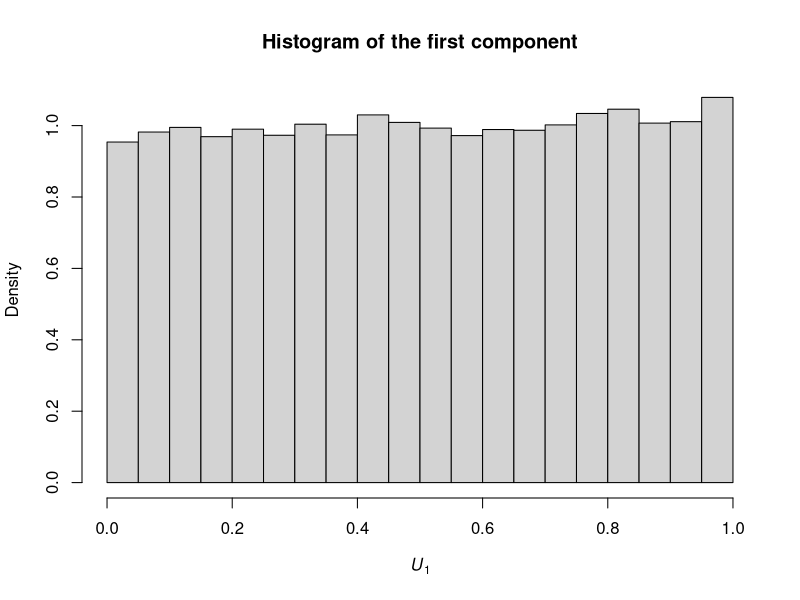
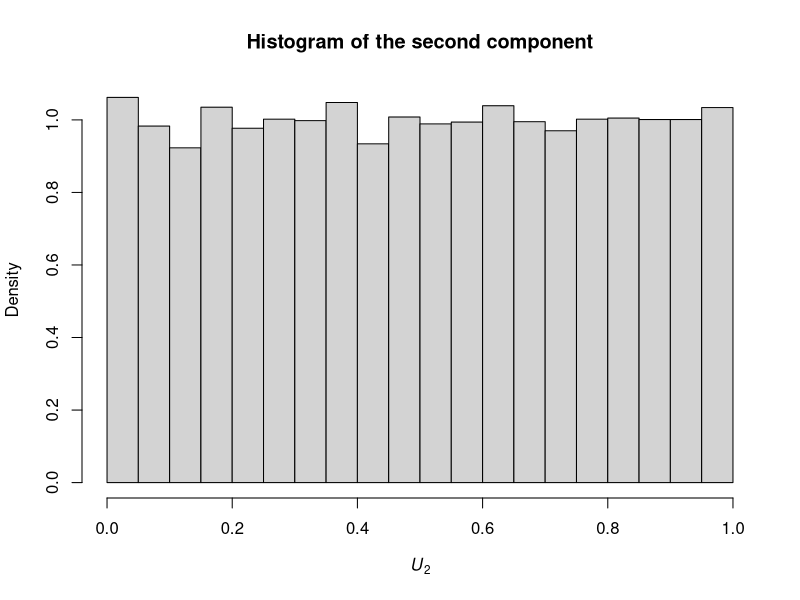
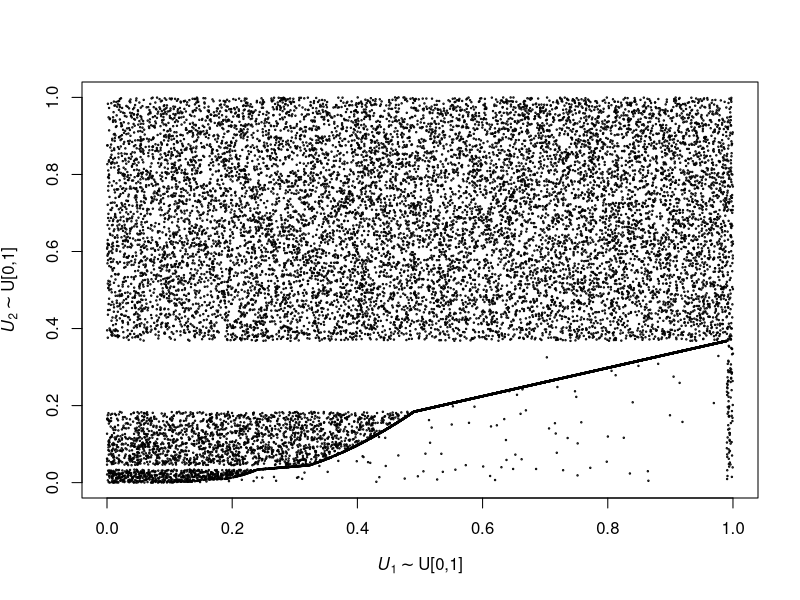
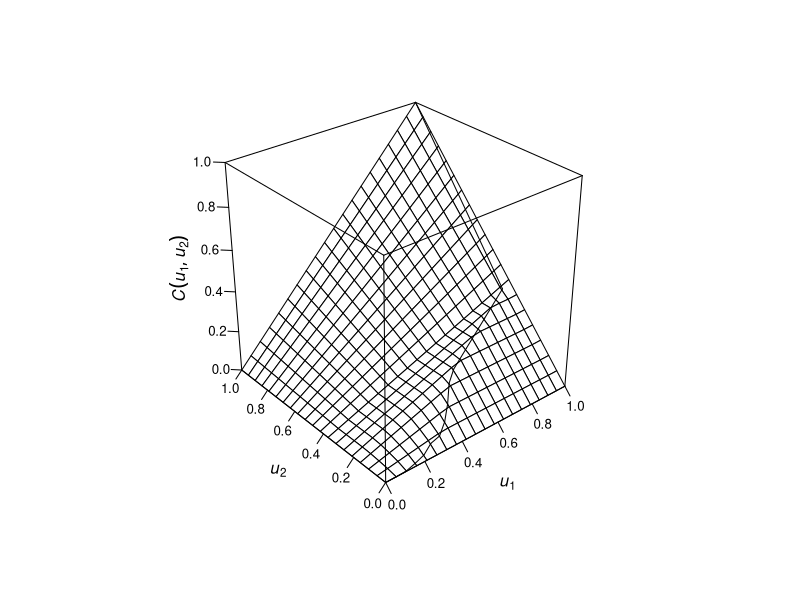
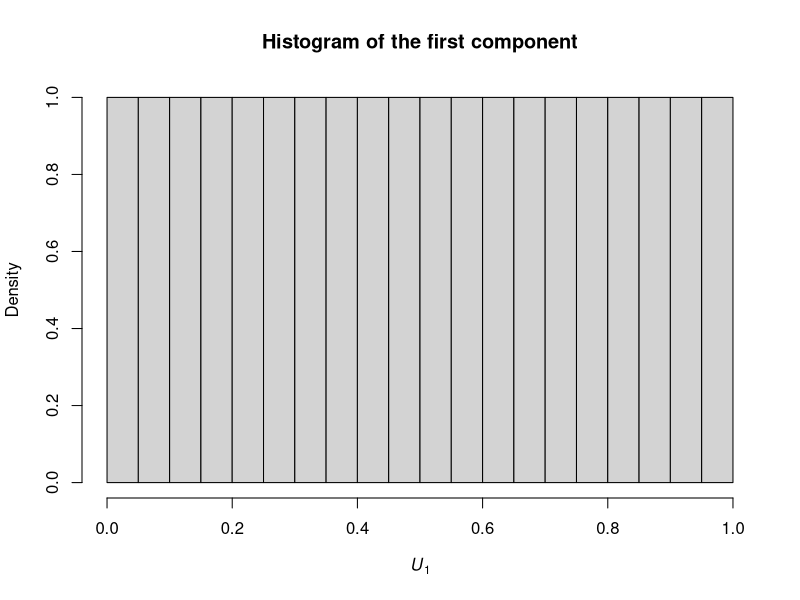
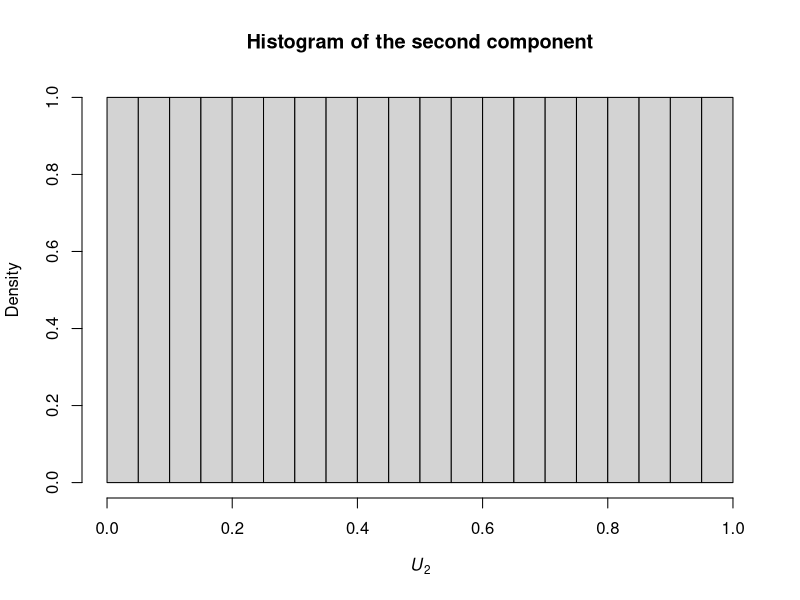
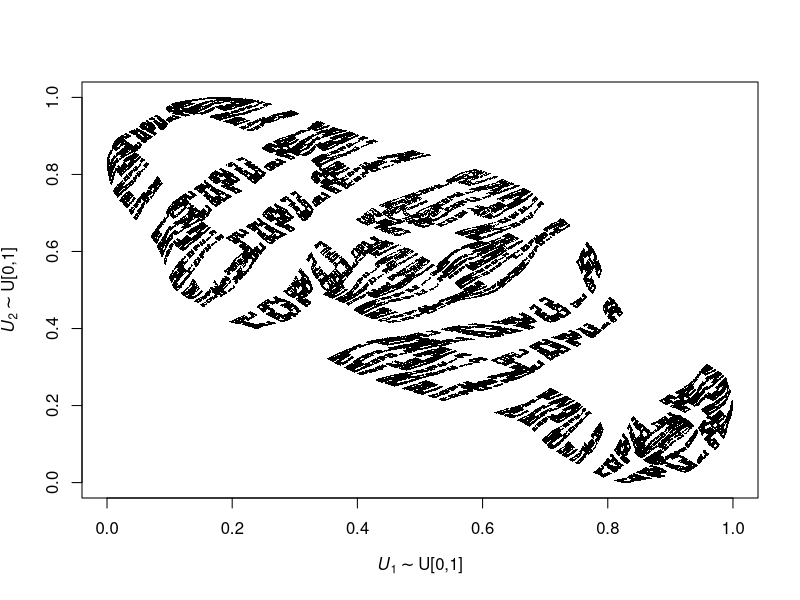

R code for these plots, in order:
require(lattice)

### 1) Example from Marius Hofert and Frederik Vrins ###########################

## Lambda and its inverse
Lambda <- function(t) pmax(log(t), 0)
LambdaInv <- function(t) ifelse(t == 0, 0, exp(t))

## M and its inverse (for M_i)
M1 <- function(t) 0.01*t
M1Inv <- function(t) t/0.01
M2 <- function(t){
    f <- function(t.){
	ct <- ceiling(t.)
	if(ct %% 2) t.-(ct-1)/2 else ct/2
    }
    unlist(lapply(t, f))
}
M2Inv <- function(t){
    f <- function(t.){
        if(t. == 0) return(0)
        t. + ceiling(t) - 1
    }
    unlist(lapply(t, f))
}

## S and its inverse (for S_i)
S1 <- function(t, H) exp(-(M1(t) + Lambda(t)*(1-exp(-H))))
S1Inv <- function(u, H, upper=1e6) unlist(lapply(u, function(u.)
    uniroot(function(x) S1(x,H=H)-u., interval=c(0, upper))$root))
S2 <- function(t, H) exp(-(M2(t) + Lambda(t)*(1-exp(-H))))
S2Inv <- function(u, H, upper=1e6) unlist(lapply(u, function(u.)
    uniroot(function(x) S2(x,H=H)-u., interval=c(0, upper))$root))

## wrappers for p_1 and p_2 and their inverses
p <- function(t, k, H, I, p1, p2){
    if((lI <- length(I)) == 0){
        stop("error in p")
    }else if(lI==1){
        if(I==1) p1(t, k=k, H=H) else p2(t, k=k, H=H)
    }else{ # lI == 2
        c(p1(t, k=k, H=H), p2(t, k=k, H=H))
    }
}
pInv <- function(u, k, H, I, p1Inv, p2Inv){
    if((lI <- length(I)) == 0){
        stop("error in pInv")
    }else if(lI==1){
        if(I==1) p1Inv(u, k=k, H=H) else p2Inv(u, k=k, H=H)
    }else{ # lI == 2
        c(p1Inv(u[1], k=k, H=H), p2Inv(u[2], k=k, H=H))
    }
}

## Define C
C <- function(u, H, Lambda, S1Inv, S2Inv){
    if(u[1]==0 & u[2]==0) 0 else
    u[1]*u[2]*exp(expm1(-H)^2*Lambda(min(S1Inv(u[1],H), S2Inv(u[2],H))))
}

## Compute the singular component (given u1, find u2 on the singular component)
## u2=S2(S1^-(u1))
s.comp <- function(u1, H, S1Inv, S2){
    if(u1 == 0) 0
    else S2(S1Inv(u1,H),H)
}

## p and its inverse (for p_i(t_k-) and p_i(t_k), i = 1,2)
p1 <- function(t, k, H) exp(-M1(t)-H*k)
p1Inv <- function(u, k, H, upper=1e6) unlist(lapply(u, function(u.)
    uniroot(function(x) p1(x,k=k,H=H)-u., interval=c(0, upper))$root))
p2 <- function(t, k, H) exp(-M2(t)-H*k)
p2Inv <- function(u, k, H, upper=1e6) unlist(lapply(u, function(u.)
    uniroot(function(x) p2(x,k=k,H=H)-u., interval=c(0, upper))$root))

## Generate one bivariate random vector from C
rC1 <- function(H, LambdaInv, S1, S2, p1, p2, p1Inv, p2Inv){
    d <- 2 # dim = 2
    ## (1)
    U <- runif(d) # for determining the default times of all components
    ## (2)
    t_h <- 0 # t_{h,0}; initial value for the occurrence of the homogeneous Poisson process with unit intensity
    t <- 0 # t_0; initial value for the occurrence of the jump process
    k <- 1 # indices for the sets I
    I_ <- list(1:d) # I_k; indices for which tau has to be determined
    tau <- rep(Inf,d) # in the beginning, set all default times to Inf (= "no default")
    ## (3)
    repeat{
        ## (4)
        t_h[k] <- rexp(1) + if(k == 1) 0 else t_h[k-1] # k-th occurrence of a homogeneous Poisson process with unit intensity
        t[k] <- LambdaInv(t_h[k]) # k-th occurrence of a non-homogeneous Poisson process with integrated rate function Lambda
        ## (5)
        pvec <- p(t[k], k=k, H=H, I=c(1,2), p1=p1, p2=p2) # c(p_1(t_k), p_2(t_k))
        I. <- (1:d)[U >= pvec] # determine all i in I
        I <- intersect(I., I_[[k]]) # determine I
        ## (6)--(10)
        if(length(I) > 0){
            default.at.t <- U[I] <= p(t[k], k=k-1, H=H, I=I, p1=p1, p2=p2)
            tau[I[default.at.t]] <- t[k]
            Ic <- I[!default.at.t] # I complement
            if(length(Ic) > 0) tau[Ic] <- pInv(U[Ic], k=k-1, H=H, I=Ic,
                                               p1Inv=p1Inv, p2Inv=p2Inv)
        }
        ## (11)
        I_[[k+1]] <- setdiff(I_[[k]],I) # define I_{k=1} = I_k \ I
        ## (12)
        if(length(I_[[k+1]]) == 0) break else k <- k+1
    }
    ## (14)
    c(S1(tau[1], H=H), S2(tau[2], H=H))
}

## Draw n vectors of random variates from C
rC <- function(n, H, LambdaInv, S1, S2, p1, p2, p1Inv, p2Inv){
    mat <- t(sapply(rep(H, n), rC1, LambdaInv=LambdaInv, S1=S1, S2=S2,
                    p1=p1, p2=p2, p1Inv=p1Inv, p2Inv=p2Inv))
    row.names(mat) <- NULL
    mat
}

## Generate copula data
n <- 2e4
H <- 10
set.seed(271)
U <- rC(n, H=H, LambdaInv=LambdaInv, S1=S1, S2=S2, p1=p1, p2=p2, p1Inv=p1Inv, p2Inv=p2Inv)

## Check margins of U
hist(U[,1], probability=TRUE, main="Histogram of the first component",
     xlab=expression(italic(U[1])))
hist(U[,2], probability=TRUE, main="Histogram of the second component",
     xlab=expression(italic(U[2])))

## Plot U (copula sample)
plot(U, cex=0.2, xlab=expression(italic(U[1])%~%~"U[0,1]"),
                 ylab=expression(italic(U[2])%~%~"U[0,1]"))

## Wireframe plot to incorporate singular component
wf.plot <- function(grid, val.grid, s.comp, val.s.comp, Lambda, S1Inv, S2Inv){
    wireframe(val.grid ~ grid[,1]*grid[,2], xlim=c(0,1), ylim=c(0,1), zlim=c(0,1),
              aspect=1, scales=list(arrows=FALSE, col=1), # remove arrows
              par.settings=list(axis.line=list(col="transparent"), # remove global box
              clip=list(panel="off")), pts=cbind(s.comp, val.s.comp), # add singular component
              panel.3d.wireframe = function(x,y,z,xlim,ylim,zlim,xlim.scaled,
              ylim.scaled,zlim.scaled,pts,...){
                  panel.3dwire(x=x,y=y,z=z,xlim=xlim,ylim=ylim,zlim=zlim,
                               xlim.scaled=xlim.scaled,ylim.scaled=ylim.scaled,
                               zlim.scaled=zlim.scaled,...)
                  xx <- xlim.scaled[1]+diff(xlim.scaled)*(pts[,1]-xlim[1])/diff(xlim)
                  yy <- ylim.scaled[1]+diff(ylim.scaled)*(pts[,2]-ylim[1])/diff(ylim)
                  zz <- zlim.scaled[1]+diff(zlim.scaled)*(pts[,3]-zlim[1])/diff(zlim)
                  panel.3dscatter(x=xx,y=yy,z=zz,xlim=xlim,ylim=ylim,zlim=zlim,
                                  xlim.scaled=xlim.scaled,ylim.scaled=ylim.scaled,
                                  zlim.scaled=zlim.scaled,type="l",col=1,...)
              },
              xlab=expression(italic(u[1])),
              ylab=expression(italic(u[2])),
              zlab=list(expression(italic(C(u[1],u[2]))), rot=90))
}

## Copula plot with singular component
u <- seq(0, 1, length.out=20) # grid points per dimension
grid <- expand.grid(u1=u, u2=u) # grid
val.grid <- apply(grid, 1, C, H=H, Lambda=Lambda, S1Inv=S1Inv, S2Inv=S2Inv) # copula values on grid
s.comp <- cbind(u, sapply(u, s.comp, H=H, S1Inv=S1Inv, S2=S2)) # pairs (u1, u2) on singular component
val.s.comp <- apply(s.comp, 1, C, H=H, Lambda=Lambda, S1Inv=S1Inv, S2Inv=S2Inv) # corresponding z-values
wf.plot(grid=grid, val.grid=val.grid, s.comp=s.comp, val.s.comp=val.s.comp,
        Lambda=Lambda, S1Inv=S1Inv, S2Inv=S2Inv)


### 2) A nice example from Wolfgang Trutschnig and Manuela Schreyer ############

## See Trutschnig, Fernandez Sanchez (2014, "Copulas with continuous, strictly
## increasing singular conditional distribution functions") for more details

## Roughly, one defines an Iterated Function System whose attractor is the word
## 'Copula' and starts the chaos game

## Define the Iterated Function System
n <- 23
IFS <- list(function(x) c(3*x[1]/n,      x[2]/4),
            function(x) c(-(x[2]-1)/n,   x[1]/2+1/4),
            function(x) c(3*x[1]/n,      x[2]/4+3/4),
            function(x) c((3*x[1]+4)/n,  x[2]/4),
            function(x) c(-(x[2]-5)/n,   x[1]/2+1/4),
            function(x) c((3*x[1]+4)/n,  x[2]/4+3/4),
            function(x) c(-(x[2]-7)/n,   x[1]/2+1/4),
            function(x) c(-x[2]/n+9/n,   3*x[1]/4),
            function(x) c((3*x[1]+8)/n,  x[2]/4+3/4),
            function(x) c(x[1]/n+10/n,   x[2]/8+1/2+1/8),
            function(x) c(2*x[1]/n+9/n,  x[2]/4+1/4+1/8),
            function(x) c(-x[2]/n+13/n,  (3*x[1]+1)/4),
            function(x) c((3*x[1]+12)/n, x[2]/4),
            function(x) c((3*x[1]+12)/n, x[2]/4),
            function(x) c(-x[2]/n+15/n,  (3*x[1]+1)/4),
            function(x) c((3*x[1]+16)/n, x[2]/4),
            function(x) c(-(x[2]-21)/n,  3*x[1]/4),
            function(x) c((3*x[1]+20)/n, x[2]/4+3/4),
            function(x) c((x[1]+21)/n,   x[2]/4+1/4+1/8),
            function(x) c(-(x[2]-23)/n,  3*x[1]/4))

## Run chaos game B times
B <- 20 # replications
n.steps <- 20000 # number of steps
AA <- vector("list", length=B)
set.seed(271)
for(i in 1:B) {
    ind <- sample(length(IFS), size=n.steps, replace=TRUE) # (randomly) 'bootstrap' functions
    res <- matrix(0, nrow=n.steps+1, ncol=2) # result matrix (for each i)
    pt <- c(0, 0) # initial point
    for(r in seq_len(n.steps)) {
        res[r+1,] <- IFS[[ind[r]]](pt) # evaluate randomly chosen functions at pt
        pt <- res[r+1,] # redefine point
    }
    AA[[i]] <- res # keep this matrix
}
A <- do.call("rbind", AA) # rbind (n.steps+1, 2)-matrices
stopifnot(nrow(A) == B*(n.steps+1)) # sanity check

## Rotate (=> X)
phi <- -pi/4
X <- cbind(cos(phi)*A[,1]-sin(phi)*A[,2]/3,
           sin(phi)*A[,1]+cos(phi)*A[,2]/3)

## Transform with marginal edfs (=> U)
U <- apply(X, 2, function(x) ecdf(x)(x))

## Check margins of U (here 'perfect')
hist(U[,1], probability=TRUE, main="Histogram of the first component",
     xlab=expression(italic(U[1])))
hist(U[,2], probability=TRUE, main="Histogram of the second component",
     xlab=expression(italic(U[2])))

## Plot U (copula sample)
plot(U, pch=".", xlab=expression(italic(U[1])%~%~"U[0,1]"),
                 ylab=expression(italic(U[2])%~%~"U[0,1]"))
